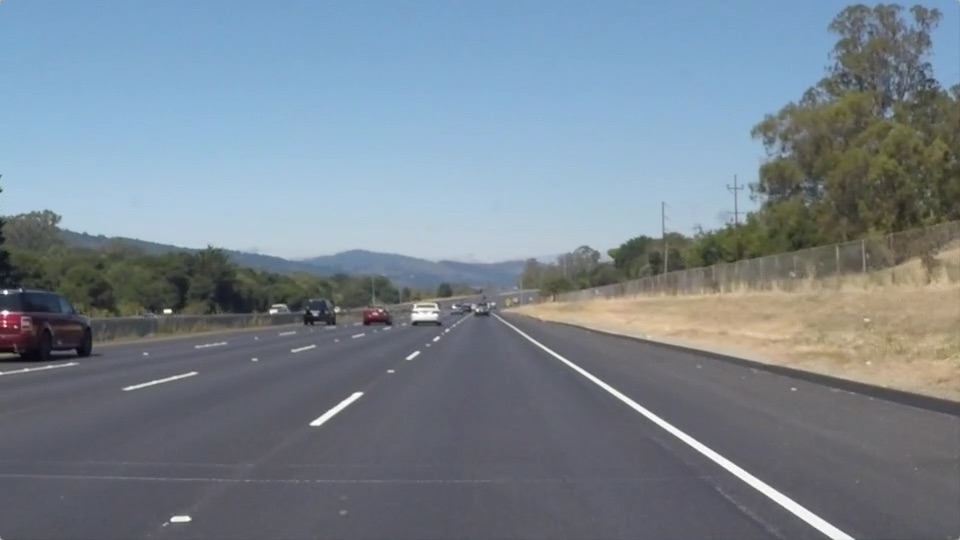
#> input picture CarND-LaneLines-P1-1/test_images/solidWhiteRight.jpg, 960 x 540 px
$ jupyter execute --allow-errors P1.ipynb   (shell and % lines are left out)
#> lines starting #> are read from the running program, lines starting #| are printed output that depends on the picture; after the words box and inside, x2 and y2 are one past the last pixel; in counts of white or black regions, pixels touching at a corner belong together
# **Finding Lane Lines on the Road**
***
In this project, you will use the tools you learned about in the lesson to identify lane lines on the road.  You can develop your pipeline on a series of individual images, and later apply the result to a video stream (really just a series of images). Check out the video clip "raw-lines-example.mp4" (also contained in this repository) to see what the output should look like after using the helper functions below.

Once you have a result that looks roughly like "raw-lines-example.mp4", you'll need to get creative and try to average and/or extrapolate the line segments you've detected to map out the full extent of the lane lines.  You can see an example of the result you're going for in the video "P1_example.mp4".  Ultimately, you would like to draw just one line for the left side of the lane, and one for the right.

---
Let's have a look at our first image called 'test_images/solidWhiteRight.jpg'.  Run the 2 cells below (hit Shift-Enter or the "play" button above) to display the image.

**Note** If, at any point, you encounter frozen display windows or other confounding issues, you can always start again with a clean slate by going to the "Kernel" menu above and selecting "Restart & Clear Output".

---

# *Credit and code attribution*

This is a school project from Udacity. A significant portion of the code is provided as a starting template. I also seeked help from the forums and chat channels. The idea of (and occasinally the whole function) of get_point_horizontal(), fitline(), using unit tests, and the bulk image writing all stem from there. A big thank you to everyone at Udacity for puttings this together and everyone on the forum for answering questions. I believe I gained a reasonable understanding of the pipeline flow and that the overall implemenation is my own.

**The tools you have are color selection, region of interest selection, grayscaling, Gaussian smoothing, Canny Edge Detection and Hough Tranform line detection.  You  are also free to explore and try other techniques that were not presented in the lesson.  Your goal is piece together a pipeline to detect the line segments in the image, then average/extrapolate them and draw them onto the image for display (as below).  Once you have a working pipeline, try it out on the video stream below.**

---

<figure>

 <figcaption>
 <p></p>
 <p style="text-align: center;"> Your output should look something like this (above) after detecting line segments using the helper functions below </p>
 </figcaption>
</figure>
 <p></p>
<figure>

 <figcaption>
 <p></p>
 <p style="text-align: center;"> Your goal is to connect/average/extrapolate line segments to get output like this</p>
 </figcaption>
</figure>

[cell 1]
#importing some useful packages
import matplotlib.pyplot as plt
import matplotlib.image as mpimg
import numpy as np
import cv2
import math

[cell 2]
#reading in an image
image = mpimg.imread('test_images/solidWhiteRight.jpg')
#> image is the input picture: shape (540, 960, 3); mean R, G, B 120.3, 132.6, 143.7
#printing out some stats and plotting
print('This image is:', type(image), 'with dimesions:', image.shape)
#| This image is: <class 'numpy.ndarray'> with dimesions: (540, 960, 3)
plt.imshow(image)  #call as plt.imshow(gray, cmap='gray') to show a grayscaled image

**Some OpenCV functions (beyond those introduced in the lesson) that might be useful for this project are:**

`cv2.inRange()` for color selection
`cv2.fillPoly()` for regions selection
`cv2.line()` to draw lines on an image given endpoints
`cv2.addWeighted()` to coadd / overlay two images
`cv2.cvtColor()` to grayscale or change color
`cv2.imwrite()` to output images to file
`cv2.bitwise_and()` to apply a mask to an image

**Check out the OpenCV documentation to learn about these and discover even more awesome functionality!**

Below are some helper functions to help get you started. They should look familiar from the lesson!

[cell 3]
# test image for all unit tests
test_image = (mpimg.imread('test_images/solidYellowLeft.jpg'))
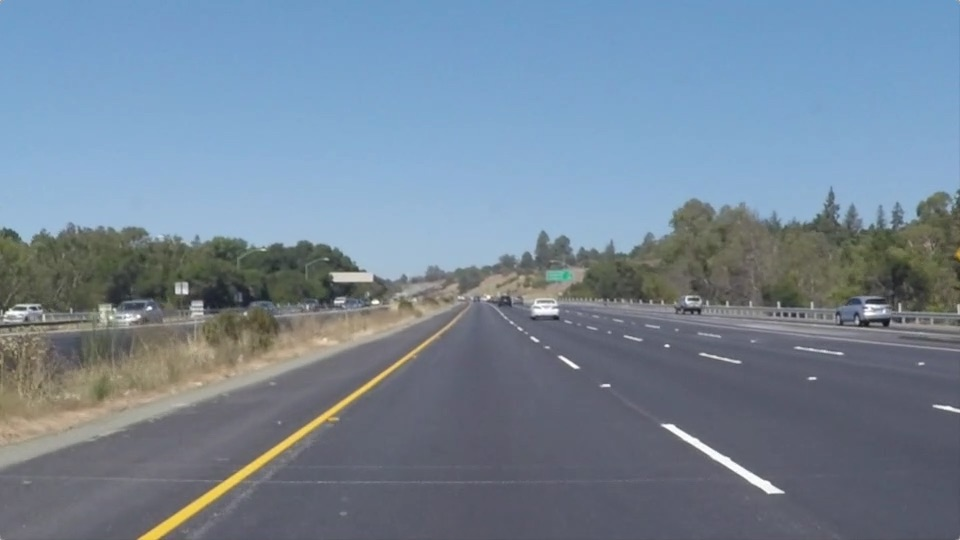
#> input picture CarND-LaneLines-P1-1/test_images/solidYellowLeft.jpg, 960 x 540 px
#> test_image is the input picture: shape (540, 960, 3); mean R, G, B 116.5, 133.6, 150.8

def grayscale(img):
    """Applies the Grayscale transform
    This will return an image with only one color channel
    but NOTE: to see the returned image as grayscale
    you should call plt.imshow(gray, cmap='gray')"""
    #gray = cv2.cvtColor(image,cv2.COLOR_RGB2GRAY)

    # Use BGR2GRAY if you read an image with cv2.imread()
    return cv2.cvtColor(img, cv2.COLOR_BGR2GRAY)

############## UNIT TEST ##############
gray = grayscale(test_image)
#> in grayscale, `return cv2.cvtColor(img, cv2.COLOR_BGR2GRAY)`:
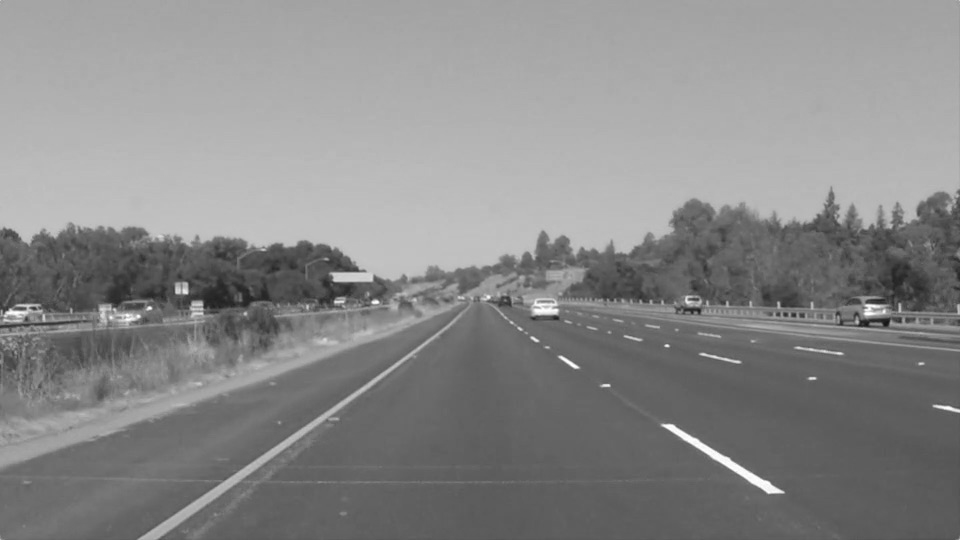
#> returned value: shape (540, 960); min 20, max 255, mean 136.8
#this should be a single channel image shaped like(image.shape[0], image.shape[1])
print("gray image shape: {}".format(gray.shape))
#| gray image shape: (540, 960)
plt.imshow(gray, cmap='gray');
############################

[cell 4]
def gaussian_blur(img, kernel_size=5):
    """Applies a Gaussian Noise kernel"""

    gray_image = grayscale(img)

    return cv2.GaussianBlur(gray_image, (kernel_size, kernel_size), 0)

############## UNIT TEST ##############
gaussian_blur_test = gaussian_blur(test_image)
 # this should still be a single channel image
print("gaussian_blur_test shape: {}".format(gaussian_blur_test.shape))
#| gaussian_blur_test shape: (540, 960)
plt.imshow(gaussian_blur_test, cmap='gray');
######################

[cell 5]
def canny(img, low_threshold=70, high_threshold=210):
    """Applies the Canny transform"""

    return cv2.Canny(img, low_threshold, high_threshold)

############## UNIT TEST ##############
test_edges = canny(test_image)
#> in canny, `return cv2.Canny(img, low_threshold, high_threshold)`:
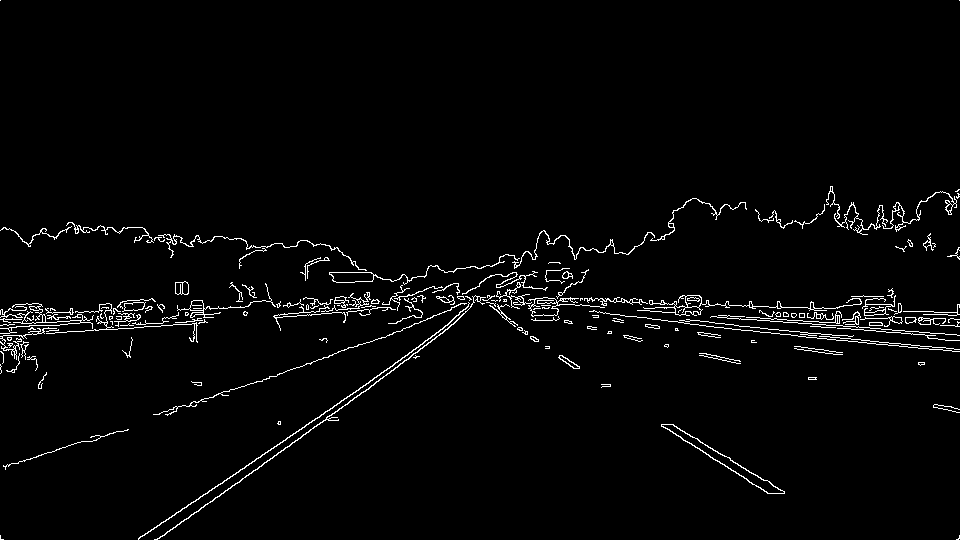
#> returned value: shape (540, 960); 2.5% white in thin lines or dots
print("canny image shape".format(test_edges.shape))
#| canny image shape
# this should still be a singel channel image.
plt.imshow(test_edges, cmap='gray')
######################

[cell 6]
def region_of_interest(edges):
    """
    Applies an image mask.
    Only keeps the region of the image defined by the polygon
    formed from `vertices`. The rest of the image is set to black.
    #defining a blank mask to start with
    """
    #Create a masked edges image
    mask = np.zeros_like(edges)
    ignore_mask_color = 255

    # Define a four sided polygon to mask.
    # numpy.array returns a tuple of number of rows, columns and channels.
    imshape = edges.shape
    vertices = np.array([[(50,imshape[0]),(380, 350), (580, 350), (900,imshape[0])]], dtype=np.int32)

    #filling pixels inside the polygon defined by "vertices" with the fill color
    cv2.fillPoly(mask, vertices, ignore_mask_color)

    #returning the image only where mask pixels are nonzero
    masked_edges = cv2.bitwise_and(edges, mask)
    return masked_edges


############## UNIT TEST ##############
test_edges = canny(test_image)
masked_edges = region_of_interest(test_edges)
#> in region_of_interest, `cv2.fillPoly(mask, vertices, ignore_mask_color)`:
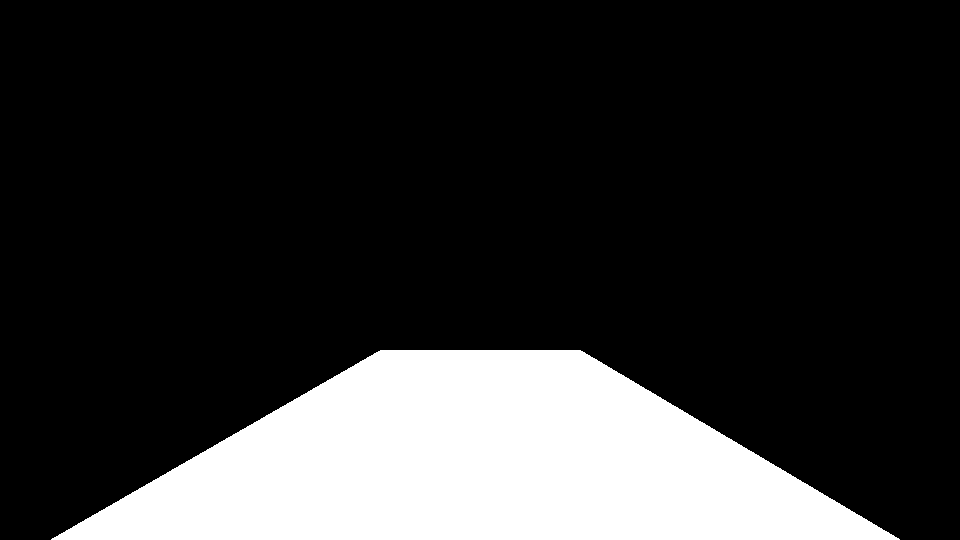
#> mask: shape (540, 960); 19.3% white; 1 white region, box (x1, y1, x2, y2) and area: (51, 350, 900, 540) 99885
#> in region_of_interest, `masked_edges = cv2.bitwise_and(edges, mask)`:
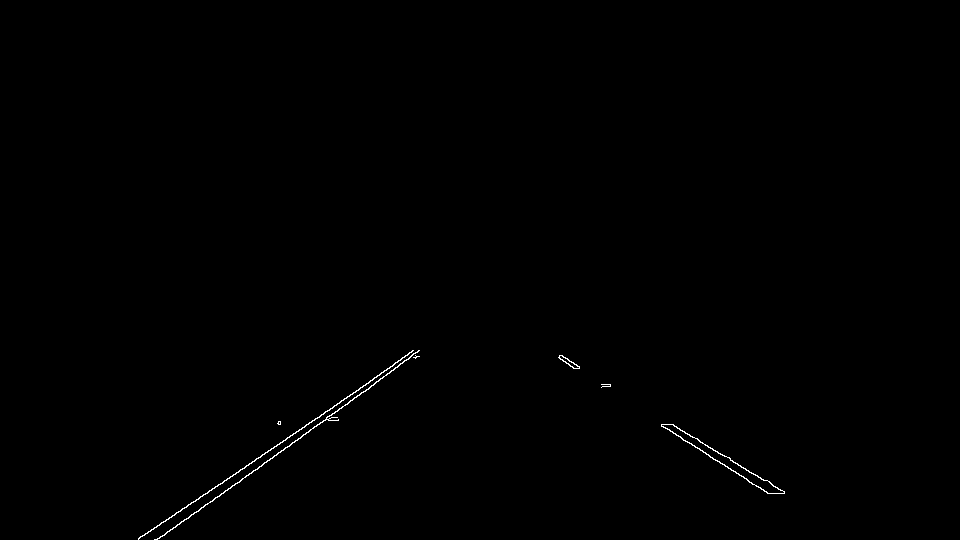
#> masked_edges: shape (540, 960); 0.27% white in thin lines or dots, all inside (x1, y1, x2, y2) = (138, 350, 785, 540)
print("masked_edges shape {}".format(masked_edges.shape))
#| masked_edges shape (540, 960)
# again a single channel image
plt.imshow(masked_edges, cmap='gray')
######################

[cell 7]
"""
After you separate them, calculate the average slope of the segments per lane.
With that slope, decide on two Y coordinates where you want the lane lines to start and end
(for example, use the bottom of the image as a Y_bottom point, and Y_top = 300 or something
like that – where the horizon is). Now that you have your Y coordinates, calculate the
X coordinates per lane line.
"""
# Helper variables for comparing and averaging values
prev_left_top_x = prev_right_top_x = prev_right_bottom_x = prev_left_bottom_x = 0
all_left_top_x = all_right_top_x = all_right_bottom_x = all_left_bottom_x = [0]
all_left_top_x = np.array(all_left_top_x)
all_left_bottom_x = np.array(all_left_bottom_x)
all_right_top_x = np.array(all_right_top_x)
all_right_bottom_x = np.array(all_right_bottom_x)


def cruise_control (previous, current, factor):
    """
    Helper function for comparing current and previous values
    Uncomment print line to watch value differences it's kind of neat!
    """
    # print (previous, current, previous - current)

    difference = int(abs(previous) - abs(current))
    #print(difference)
    if difference <= factor:
        return current
    else:
        return previous


def get_point_horizontal( vx, vy, x1, y1, y_ref ):
    """
    Helper function for draw_lines
    Calculates 'x' matching: 2 points on a line, its slope, and a given 'y' coordinate.
    """
    m = vy / vx
    b = y1 - ( m * x1 )
    x = ( y_ref - b ) / m
    return x


def draw_lines(line_img, lines, color=[255, 0, 0], thickness=6):
    """
    average/extrapolate the line segments you detect to map out the full extent of the lane
    """
    right_segment_points = []
    left_segment_points = []
    top_y = 350
    bot_y = line_img.shape[0]
    smoothie = 6    #lower number = more discared frames.

    for line in lines:
        for x1,y1,x2,y2 in line:

            # 1, find slope
            slope = float((y2-y1)/(x2-x1))
            # print (slope)
            max_slope_thresh = .85
            min_slope_thresh = .2

            # 2, use sloap to split lanes into left and right.
            # theory that a negative slope will be right lane
            if max_slope_thresh >= slope >= min_slope_thresh:

                # print (slope)
                # append all points to points array
                right_segment_points.append([x1,y1])
                right_segment_points.append([x2,y2])

                # declare numpy array
                # fit a line with those points
                # TODO explore other options besides DIST_12
                # TODO compare to polyfit implementation
                right_segment = np.array(right_segment_points)
                [r_vx, r_vy, r_cx, r_cy] = cv2.fitLine(right_segment, cv2.DIST_L12, 0, 0.01, 0.01)

                # define 2 x points for right lane line
                right_top_x = get_point_horizontal( r_vx, r_vy, r_cx, r_cy, top_y )
                right_bottom_x = get_point_horizontal( r_vx, r_vy, r_cx, r_cy, bot_y )

            elif -max_slope_thresh <= slope <= -min_slope_thresh:

                # print (slope)
                # append all points to points array
                left_segment_points.append([x1,y1])
                left_segment_points.append([x2,y2])

                # declare numpy array
                # fit a line with those points
                # TODO add something to test if segment points not blank
                left_segment = np.array(left_segment_points)
                [r_vx, r_vy, r_cx, r_cy] = cv2.fitLine(left_segment, cv2.DIST_L12, 0, 0.01, 0.01)

                # define 2 x points for left lane line
                left_top_x = get_point_horizontal( r_vx, r_vy, r_cx, r_cy, top_y )
                left_bottom_x = get_point_horizontal( r_vx, r_vy, r_cx, r_cy, bot_y )

    #TODO split into lists to avoid so much repeat
    #TODO consider using Bayes ie Given frame thinks it's X, sensor .9 accurate, and past frame is Y
    # what is chance in lane? and layer that logic on top of pixel difference
    # (ie z chance or greater keep frame else reject frame)

    """
    These global functions acomplish two things:
    a) Averaging and weighting point values
    b) Discarding frames that are too far out of "normal" as defined by smoothie variable
    Smoothie compares absolute value difference between current and previous frame, in pixels,
    and if the current frame has a greater difference than smoothie variable, it uses the previous frame.
    """

    global prev_left_top_x, all_left_top_x
    left_top_x_corrected = np.mean(all_left_top_x) * 2 + (cruise_control(prev_left_top_x, left_top_x, smoothie) * 2)/2
    np.append(all_left_top_x, left_top_x)
    prev_left_top_x = left_top_x

    global prev_left_bottom_x, all_left_bottom_x
    left_bottom_x_corrected = (np.mean(all_left_bottom_x) * 2) + (cruise_control(prev_left_bottom_x, left_bottom_x, smoothie) * 2)/2
    np.append(all_left_bottom_x, left_bottom_x)
    prev_left_bottom_x = left_bottom_x

    global prev_right_top_x, all_right_top_x
    right_top_x_corrected = (np.mean(all_right_top_x) * 2) + (cruise_control(prev_right_top_x, right_top_x, smoothie) * 2)/2
    np.append(all_right_top_x, right_top_x)
    prev_right_top_x = right_top_x

    global prev_right_bottom_x, all_right_bottom_x
    right_bottom_x_corrected = (np.mean(all_right_bottom_x) * 2) + (cruise_control(prev_right_bottom_x, right_bottom_x, smoothie) * 2)/2
    np.append(all_right_bottom_x, right_bottom_x)
    prev_right_bottom_x = right_bottom_x

    # Print two lines based on above
    cv2.line(line_img, (int(left_bottom_x_corrected), bot_y), (int(left_top_x_corrected), top_y), color, thickness)
    cv2.line(line_img, (int(right_bottom_x_corrected), bot_y), (int(right_top_x_corrected), top_y), color, thickness)


def hough_lines(img, rho=1, theta=np.pi/180, threshold=20, min_line_len=40, max_line_gap=45):
    """
    Run Hough on edge detected image
    Output "lines" is an array containing endpoints of detected line segments
    """

    edges = canny(img)
    masked_edges = region_of_interest(edges)

    lines = cv2.HoughLinesP(masked_edges, rho, theta, threshold, np.array([]), minLineLength=min_line_len, maxLineGap=max_line_gap)
    line_img = np.zeros((img.shape[0], img.shape[1], 3), dtype=np.uint8)

    draw_lines(line_img, lines)

    return line_img

############## UNIT TEST ##############
test_hough = hough_lines(test_image)
#> in hough_lines, `lines = cv2.HoughLinesP(masked_edges, rho, theta, threshold, np.array(..`: lines = 14 rows, first 6: [138, 538, 413, 353], [164, 535, 419, 350], [672, 424, 783, 493], [661, 424, 768, 493], [370, 380, 412, 351], [697, 438, 784, 492]
#> the loop in draw_lines, `for line in lines:` made 14 passes
#> line on passes 1 to 8: [[138, 538, 413, 353]], [[164, 535, 419, 350]], [[672, 424, 783, 493]], [[661, 424, 768, 493]], [[370, 380, 412, 351]], [[697, 438, 784, 492]], [[562, 355, 610, 386]], [[156, 539, 331, 417]]
#> after the loop in draw_lines, `for line in lines:`: left_segment_points = [[138, 538], [413, 353], [164, 535], [419, 350], [370, 380], [412, 351], [156, 539], [331, 417], [138, 539], [332, 408], [325, 411], [418, 350], [325, 420], [415, 355]]; right_segment_points = [[672, 424], [783, 493], [661, 424], [768, 493], [697, 438], [784, 492], [562, 355], [610, 386], [558, 357], [605, 386], [564, 357], [606, 386], [662, 424], [720, 463]]
#> in cruise_control, `difference = int(abs(previous) - abs(current))`: difference = -417
#> in draw_lines, `cv2.line(line_img, (int(right_bottom_x_corrected), bot_y), (int(right_..`:
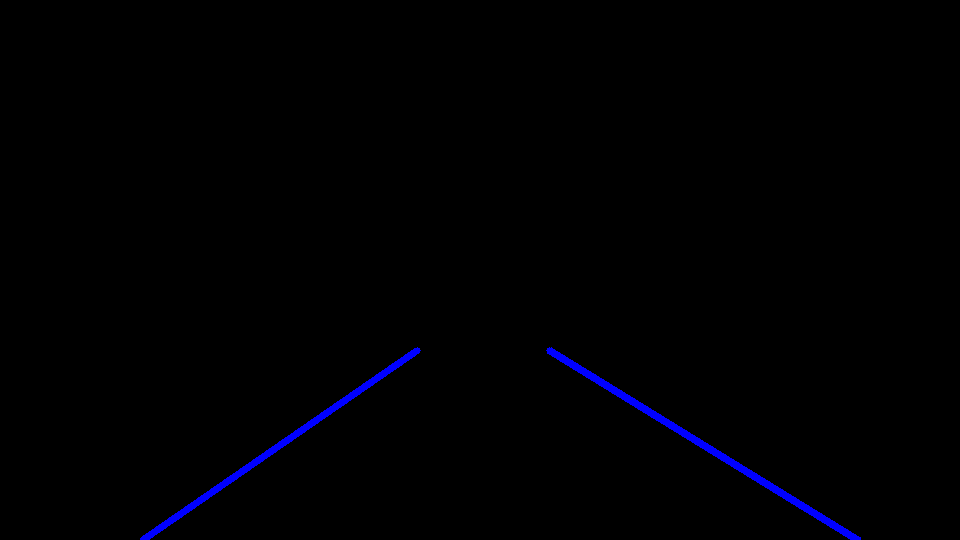
#> line_img: shape (540, 960, 3); mean of channels 0, 1, 2 2.4, 0, 0; drawn as B, G, R
print("masked_edges shape {}".format(test_hough.shape))
#| masked_edges shape (540, 960, 3)
plt.imshow(test_hough)
######################

[cell 8]
# Python 3 has support for cool math symbols.

def weighted_img(img, initial_img, α=1, β=1, λ=0.):
    """
    `img` is the output of the hough_lines(), An image with lines drawn on it.
    Should be a blank image (all black) with lines drawn on it.

    `initial_img` should be the image before any processing.

    The result image is computed as follows:

    initial_img * α + img * β + λ
    NOTE: initial_img and img must be the same shape!
    """

    return cv2.addWeighted(initial_img, α, img, β, λ)


############## UNIT TEST ##############
test_hough = hough_lines(test_image)
#> the loop in draw_lines (call 2), `for line in lines:` made 14 passes
test_weighted = weighted_img(test_hough, test_image)
#> in weighted_img, `return cv2.addWeighted(initial_img, α, img, β, λ)`:
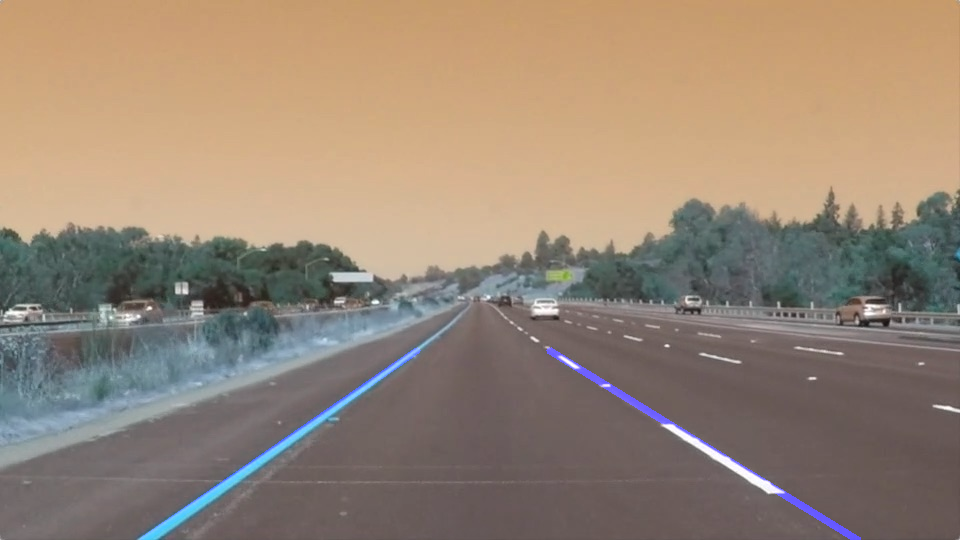
#> returned value: shape (540, 960, 3); mean of channels 0, 1, 2 117.3, 133.6, 150.8; drawn as B, G, R
print("masked_edges shape {}".format(test_weighted.shape))
#| masked_edges shape (540, 960, 3)
plt.imshow(test_weighted)
######################
